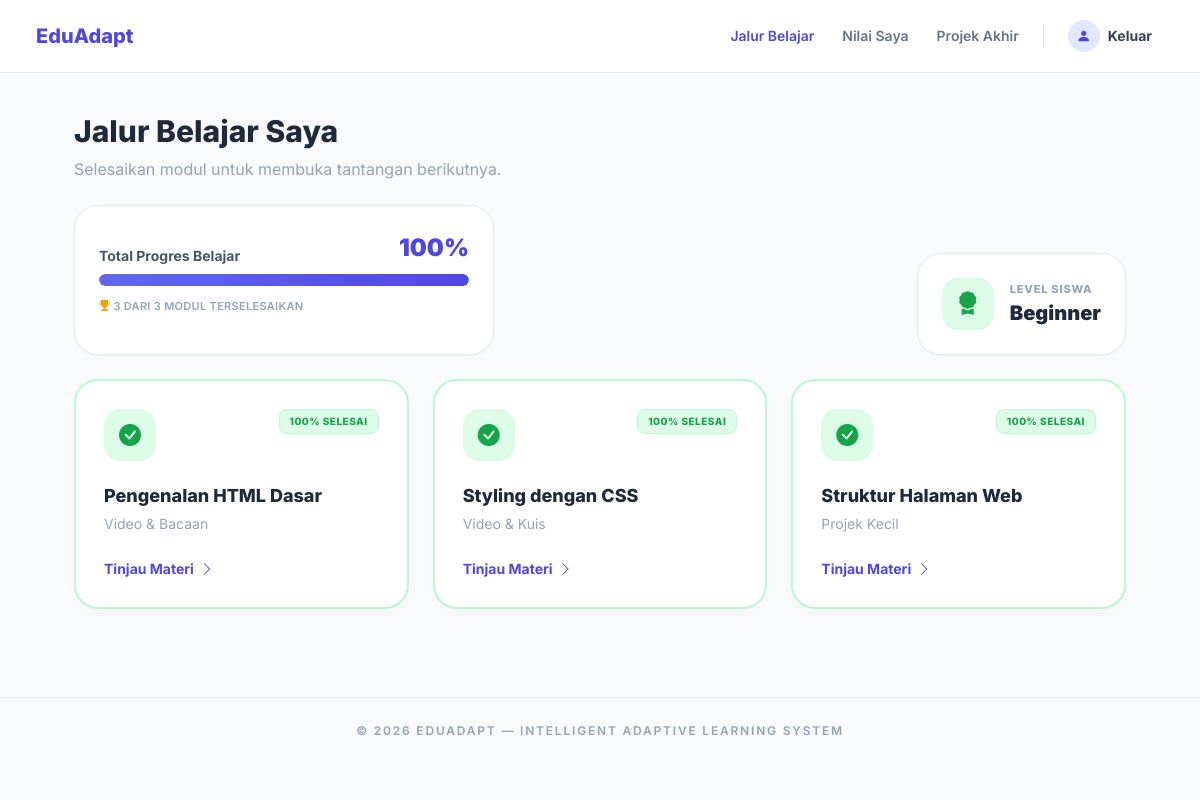
The app's page /siswa/dashboard.php (signed in) with its own data.
### tables this page shows
CREATE TABLE `modules` (
  `id` int(11) NOT NULL,
  `level` enum('Beginner','Intermediate','Advanced') NOT NULL,
  `title` varchar(150) NOT NULL,
  `type` varchar(50) NOT NULL,
  `content_text` text DEFAULT NULL,
  `video_url` varchar(255) DEFAULT NULL,
  `sequence_order` int(11) NOT NULL,
  `created_at` timestamp NOT NULL DEFAULT current_timestamp()
);

### includes/auth.php (called while the page is built, shortened)
<?php
function isLoggedIn() {
    return isset($_SESSION['user_id']);
}
function getCurrentUser() {
    return [
        'id'    => $_SESSION['user_id'],
        'name'  => $_SESSION['user_name'],
        'email' => $_SESSION['user_email'],
        'role'  => $_SESSION['user_role'],
        'level' => $_SESSION['user_level'] ?? null,
    ];
}
?>

### siswa/dashboard.php (the view, shortened to what this page needs)
<?php
require_once __DIR__ . '/../koneksi.php';
require_once __DIR__ . '/../includes/auth.php';
$user = getCurrentUser();
$level = $user['level'];
$stmt = $conn->prepare("SELECT * FROM modules WHERE level = ? ORDER BY sequence_order ASC");
$stmt->bind_param("s", $level);
$stmt->execute();
$modules = $stmt->get_result()->fetch_all(MYSQLI_ASSOC);
$stmt = $conn->prepare("SELECT module_id, score, is_completed FROM student_progress WHERE student_id = ?");
$stmt->bind_param("s", $user['id']);
$stmt->execute();
$progress_result = $stmt->get_result();
$progress = [];
while ($row = $progress_result->fetch_assoc()) {
    $progress[$row['module_id']] = $row;
}
$total_modules = count($modules);
$completed_count = 0;
foreach ($modules as $mod) {
    if (isset($progress[$mod['id']]) && $progress[$mod['id']]['is_completed']) {
        $completed_count++;
    }
}
$progress_percent = $total_modules > 0 ? round(($completed_count / $total_modules) * 100) : 0;
$level_colors = [
    'Beginner'     => ['bg' => '#dcfce7', 'text' => '#16a34a', 'icon_bg' => '#dcfce7', 'icon_text' => '#16a34a'],
    'Intermediate' => ['bg' => '#dbeafe', 'text' => '#2563eb', 'icon_bg' => '#dbeafe', 'icon_text' => '#2563eb'],
    'Advanced'     => ['bg' => '#f3e8ff', 'text' => '#9333ea', 'icon_bg' => '#f3e8ff', 'icon_text' => '#9333ea'],
];
$lc = $level_colors[$level] ?? $level_colors['Beginner'];
?>
<!DOCTYPE html>
<html lang="id">
<head>
    <link rel="stylesheet" href="../node_modules/bootstrap/dist/css/bootstrap.min.css">
</head>
<body>
<?php include __DIR__ . '/../includes/header.php'; ?>
<main style="max-width: 1100px; margin: 0 auto; padding: 40px 24px;">
    <div class="row align-items-end mb-4 animate-in">
        <div class="col-md-7">
            <h1 style="font-size: 1.875rem; font-weight: 800; color: #1e293b;">Jalur Belajar Saya</h1>
            <p style="color: #94a3b8; margin-bottom: 24px;">Selesaikan modul untuk membuka tantangan berikutnya.</p>
            <div class="progress-card" style="max-width: 420px;">
                <div class="d-flex justify-content-between align-items-end mb-2">
                    <span style="font-size: 0.875rem; font-weight: 700; color: #475569;">Total Progres Belajar</span>
                    <span style="font-size: 1.5rem; font-weight: 900; color: #4f46e5;"><?= $progress_percent ?>%</span>
                </div>
                <div class="progress-bar-custom">
                    <div class="progress-bar-fill" style="width: <?= $progress_percent ?>%;"></div>
                </div>
                <p style="font-size: 11px; color: #94a3b8; margin-top: 12px; font-weight: 600; text-transform: uppercase; letter-spacing: 0.3px;">
                    <i class="bi bi-trophy-fill" style="color: #f59e0b;"></i>
                    <?= $completed_count ?> dari <?= $total_modules ?> Modul Terselesaikan
                </p>
            </div>
        </div>
        <div class="col-md-5 mt-3 mt-md-0 d-flex justify-content-md-end">
            <div class="level-card" style="min-width: 200px;">
                <div style="width: 52px; height: 52px; border-radius: 16px; background: <?= $lc['icon_bg'] ?>; color: <?= $lc['icon_text'] ?>; display: flex; align-items: center; justify-content: center; font-size: 24px;">
                    <i class="bi bi-award-fill"></i>
                </div>
                <div>
                    <p style="font-size: 11px; font-weight: 800; color: #94a3b8; text-transform: uppercase; letter-spacing: 0.8px; margin: 0;">Level Siswa</p>
                    <p style="font-size: 1.25rem; font-weight: 900; color: #1e293b; margin: 0;"><?= $level ?></p>
                </div>
            </div>
        </div>
    </div>
    <div class="row g-4">
        <?php foreach ($modules as $idx => $mod):
            $is_completed = isset($progress[$mod['id']]) && $progress[$mod['id']]['is_completed'];
            $is_locked = false;
            if ($idx > 0) {
                $prev_mod = $modules[$idx - 1];
                $is_locked = !isset($progress[$prev_mod['id']]) || !$progress[$prev_mod['id']]['is_completed'];
            }
            $card_class = $is_locked ? 'locked' : ($is_completed ? 'completed' : '');
            $delay_class = 'animate-delay-' . min($idx + 1, 3);
        ?>
        <div class="col-md-4 animate-in <?= $delay_class ?>">
            <?php if (!$is_locked): ?>
            <a href="module_detail.php?id=<?= $mod['id'] ?>" class="module-card <?= $card_class ?>">
            <?php else: ?>
            <div class="module-card <?= $card_class ?>">
            <?php endif; ?>
                <div class="d-flex justify-content-between align-items-start mb-4">
                    <div class="module-icon" style="background: <?= $is_completed ? '#dcfce7' : ($is_locked ? '#f1f5f9' : '#e0e7ff') ?>; color: <?= $is_completed ? '#16a34a' : ($is_locked ? '#94a3b8' : '#4f46e5') ?>;">
                        <?php if ($is_completed): ?>
                            <i class="bi bi-check-circle-fill"></i>
                        <?php elseif ($is_locked): ?>
                            <i class="bi bi-lock-fill"></i>
                        <?php else: ?>
                            <i class="bi bi-book-fill"></i>
                        <?php endif; ?>
                    </div>
                    <?php if ($is_completed): ?>
                        <span class="status-badge" style="background: #dcfce7; color: #16a34a; border: 1px solid #bbf7d0;">100% Selesai</span>
                    <?php elseif ($is_locked): ?>
                        <span class="status-badge" style="background: #f1f5f9; color: #94a3b8;">Terkunci</span>
                    <?php else: ?>
                        <span class="status-badge" style="background: #e0e7ff; color: #4f46e5; animation: pulse 2s infinite;">Sedang Aktif</span>
                    <?php endif; ?>
                </div>
                <h4 style="font-size: 1.125rem; font-weight: 800; color: #1e293b; margin-bottom: 6px; flex-grow: 1;">
                    <?= htmlspecialchars($mod['title']) ?>
                </h4>
                <p style="color: #94a3b8; font-size: 0.875rem; margin-bottom: 24px;">
                    <?= htmlspecialchars($mod['type']) ?>
                </p>
                <div class="module-action" style="color: <?= $is_locked ? '#94a3b8' : '#4f46e5' ?>;">
                    <?php if ($is_locked): ?>
                        Selesaikan modul sebelumnya
                    <?php elseif ($is_completed): ?>
                        Tinjau Materi <i class="bi bi-chevron-right"></i>
                    <?php else: ?>
                        Mulai Belajar <i class="bi bi-chevron-right"></i>
                    <?php endif; ?>
                </div>
            <?php if (!$is_locked): ?>
            </a>
            <?php else: ?>
            </div>
            <?php endif; ?>
        </div>
        <?php endforeach; ?>
    </div>
</main>
<?php include __DIR__ . '/../includes/footer.php'; ?>
</body>
</html>

### siswa/dashboard.php (style rules this page uses)
.module-card { background: #fff; border-radius: 24px; padding: 28px; border: 2px solid #fff; box-shadow: 0 4px 14px -2px rgba(0,0,0,0.04); transition: all 0.3s ease; display: flex; flex-direction: column; height: 100%; cursor: pointer; text-decoration: none; color: inherit; }
.module-card.completed { border-color: #bbf7d0; }
.module-icon { width: 52px; height: 52px; border-radius: 16px; display: flex; align-items: center; justify-content: center; font-size: 22px; }
.status-badge { font-size: 10px; font-weight: 800; text-transform: uppercase; letter-spacing: 0.5px; padding: 4px 10px; border-radius: 8px; }
.progress-card { background: #fff; border-radius: 24px; padding: 24px; border: 1px solid #e2e8f0; box-shadow: 0 1px 3px rgba(0,0,0,0.04); }
.progress-bar-custom { height: 12px; background: #f1f5f9; border-radius: 99px; overflow: hidden; }
.progress-bar-fill { height: 100%; background: linear-gradient(90deg, #6366f1, #4f46e5); border-radius: 99px; transition: width 1.5s ease-out; }
.level-card { background: #fff; border-radius: 24px; padding: 24px; border: 1px solid #e2e8f0; box-shadow: 0 1px 3px rgba(0,0,0,0.04); display: flex; align-items: center; gap: 16px; }
.module-action { font-size: 0.875rem; font-weight: 700; display: flex; align-items: center; gap: 6px; margin-top: auto; }
.animate-in { animation: fadeInUp 0.5s ease-out forwards; }
.animate-delay-1 { animation-delay: 0.1s; opacity: 0; }
.animate-delay-2 { animation-delay: 0.2s; opacity: 0; }
.animate-delay-3 { animation-delay: 0.3s; opacity: 0; }

### includes/header.php (style rules this page uses)
body { font-family: 'Inter', sans-serif !important; background-color: #f8fafc; }

### records on screen
modules: shows "100% SELESAI", title "Pengenalan HTML Dasar", type "Video & Bacaan", shows "Tinjau Materi"
modules: shows "100% SELESAI", title "Styling dengan CSS", type "Video & Kuis", shows "Tinjau Materi"
modules: shows "100% SELESAI", title "Struktur Halaman Web", type "Projek Kecil", shows "Tinjau Materi"

### other values on screen
$progress_percent "100"
$completed_count "3"
$total_modules "3"
$level "Beginner"
